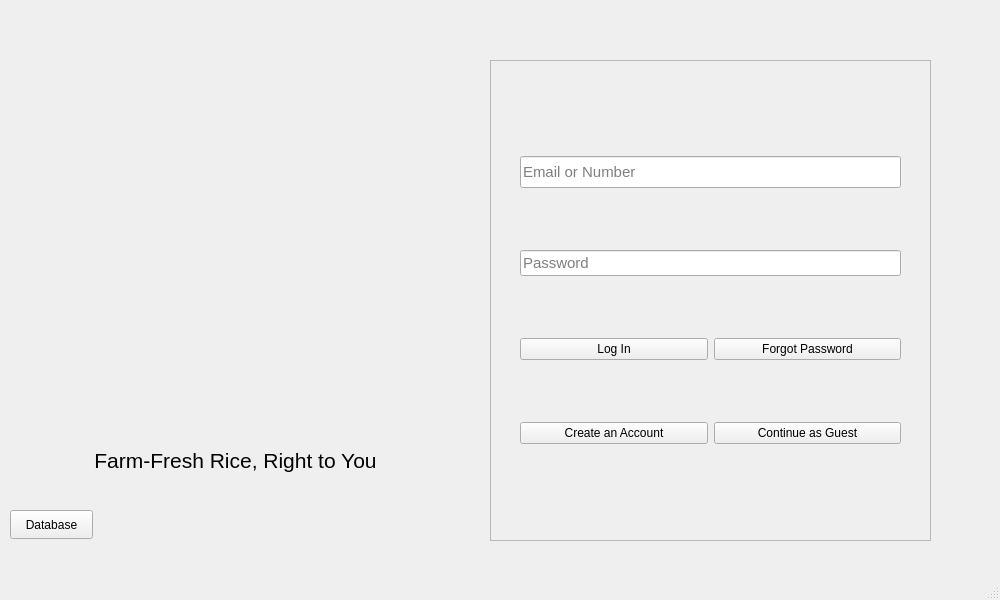
<?xml version="1.0" encoding="UTF-8"?>
<ui version="4.0">
 <class>MainWindow</class>
 <widget class="QMainWindow" name="MainWindow">
  <property name="geometry">
   <rect>
    <x>0</x>
    <y>0</y>
    <width>1000</width>
    <height>600</height>
   </rect>
  </property>
  <property name="windowTitle">
   <string>MainWindow</string>
  </property>
  <widget class="QWidget" name="centralwidget">
   <widget class="QFrame" name="frame">
    <property name="geometry">
     <rect>
      <x>490</x>
      <y>60</y>
      <width>441</width>
      <height>481</height>
     </rect>
    </property>
    <property name="autoFillBackground">
     <bool>false</bool>
    </property>
    <property name="frameShape">
     <enum>QFrame::StyledPanel</enum>
    </property>
    <property name="frameShadow">
     <enum>QFrame::Raised</enum>
    </property>
    <property name="lineWidth">
     <number>2</number>
    </property>
    <widget class="QWidget" name="layoutWidget">
     <property name="geometry">
      <rect>
       <x>30</x>
       <y>40</y>
       <width>381</width>
       <height>401</height>
      </rect>
     </property>
     <layout class="QGridLayout" name="gridLayout">
      <item row="1" column="0" colspan="2">
       <widget class="QLineEdit" name="password_lineEdit_2">
        <property name="font">
         <font>
          <pointsize>11</pointsize>
         </font>
        </property>
        <property name="inputMethodHints">
         <set>Qt::ImhHiddenText|Qt::ImhNoAutoUppercase|Qt::ImhNoPredictiveText|Qt::ImhSensitiveData</set>
        </property>
        <property name="echoMode">
         <enum>QLineEdit::Password</enum>
        </property>
        <property name="placeholderText">
         <string>Password</string>
        </property>
       </widget>
      </item>
      <item row="0" column="0" colspan="2">
       <widget class="QLineEdit" name="email_lineEdit">
        <property name="minimumSize">
         <size>
          <width>0</width>
          <height>32</height>
         </size>
        </property>
        <property name="font">
         <font>
          <pointsize>11</pointsize>
         </font>
        </property>
        <property name="placeholderText">
         <string>Email or Number</string>
        </property>
       </widget>
      </item>
      <item row="2" column="0">
       <widget class="QPushButton" name="login_pushButton">
        <property name="text">
         <string>Log In</string>
        </property>
       </widget>
      </item>
      <item row="3" column="0">
       <widget class="QPushButton" name="create_pushButton_3">
        <property name="text">
         <string>Create an Account</string>
        </property>
       </widget>
      </item>
      <item row="3" column="1">
       <widget class="QPushButton" name="guest_pushButton_4">
        <property name="text">
         <string>Continue as Guest</string>
        </property>
       </widget>
      </item>
      <item row="2" column="1">
       <widget class="QPushButton" name="forgot_pushButton_2">
        <property name="text">
         <string>Forgot Password</string>
        </property>
       </widget>
      </item>
     </layout>
    </widget>
    <widget class="QLabel" name="status_label_2">
     <property name="geometry">
      <rect>
       <x>30</x>
       <y>440</y>
       <width>381</width>
       <height>41</height>
      </rect>
     </property>
     <property name="font">
      <font>
       <pointsize>12</pointsize>
      </font>
     </property>
     <property name="text">
      <string/>
     </property>
     <property name="alignment">
      <set>Qt::AlignCenter</set>
     </property>
     <property name="wordWrap">
      <bool>true</bool>
     </property>
    </widget>
   </widget>
   <widget class="QLabel" name="logo_label">
    <property name="geometry">
     <rect>
      <x>0</x>
      <y>80</y>
      <width>400</width>
      <height>400</height>
     </rect>
    </property>
    <property name="text">
     <string/>
    </property>
   </widget>
   <widget class="QLabel" name="tagline_label">
    <property name="geometry">
     <rect>
      <x>50</x>
      <y>420</y>
      <width>371</width>
      <height>81</height>
     </rect>
    </property>
    <property name="font">
     <font>
      <pointsize>16</pointsize>
     </font>
    </property>
    <property name="text">
     <string>Farm-Fresh Rice, Right to You</string>
    </property>
    <property name="alignment">
     <set>Qt::AlignCenter</set>
    </property>
    <property name="wordWrap">
     <bool>true</bool>
    </property>
   </widget>
   <widget class="QPushButton" name="database_pushButton">
    <property name="geometry">
     <rect>
      <x>10</x>
      <y>510</y>
      <width>83</width>
      <height>29</height>
     </rect>
    </property>
    <property name="text">
     <string>Database</string>
    </property>
   </widget>
  </widget>
  <widget class="QMenuBar" name="menubar">
   <property name="geometry">
    <rect>
     <x>0</x>
     <y>0</y>
     <width>1000</width>
     <height>26</height>
    </rect>
   </property>
  </widget>
  <widget class="QStatusBar" name="statusbar"/>
 </widget>
 <resources/>
 <connections/>
</ui>
